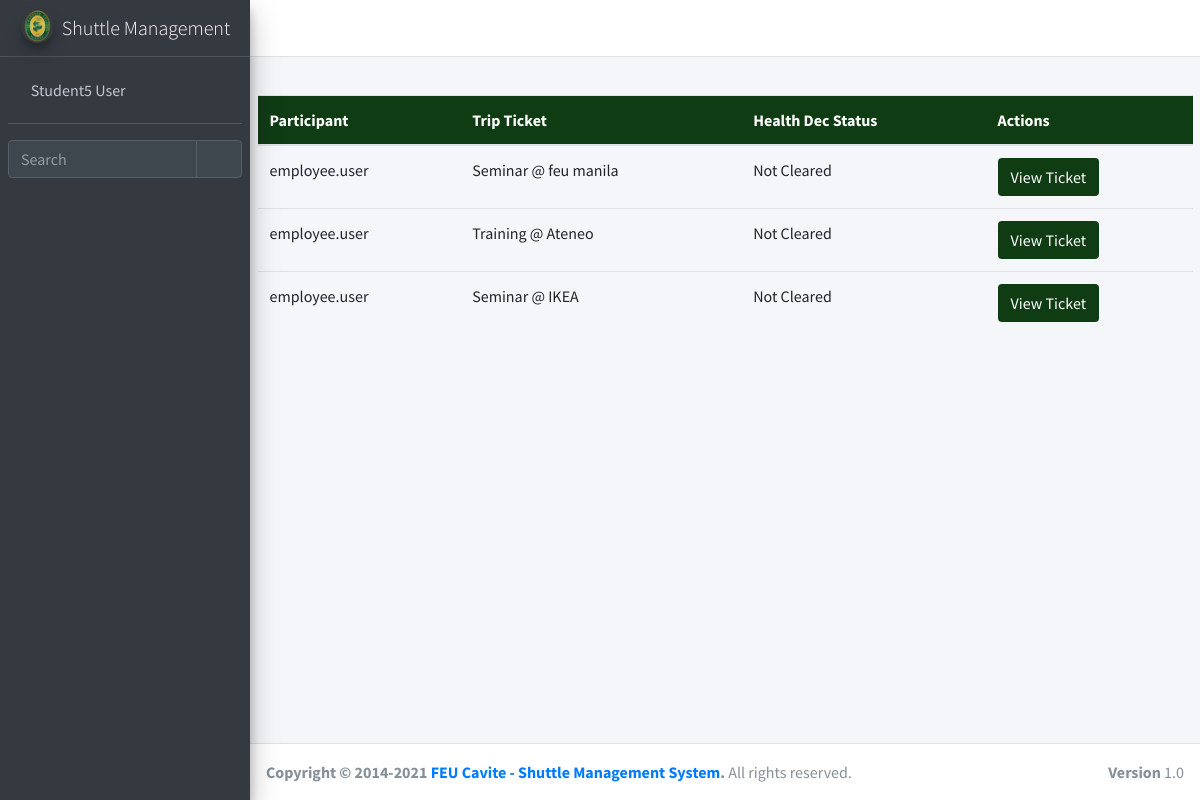
The app's page /ticket/hdf_list/ (signed in) with its own data.
### ticket/models.py (models this page shows, shortened)
class hdf(models.Model):
    q1 = models.ForeignKey(questions, max_length=255, blank=True, null = True, related_name="q1", on_delete=models.CASCADE)
    a1 = models.CharField(max_length=255, blank=True, null = True)
    q2 = models.ForeignKey(questions, max_length=255, blank=True, null = True, related_name="q2", on_delete=models.CASCADE)
    a2 = models.CharField(max_length=255, blank=True, null = True)
    q3 = models.ForeignKey(questions, max_length=255, blank=True, null = True, related_name="q3", on_delete=models.CASCADE)
    a3 = models.CharField(max_length=255, blank=True, null = True)
    user = models.ForeignKey(User, null=True, blank=True, on_delete=models.CASCADE)
    ticket = models.ForeignKey(Tickets, null=True, blank=True, on_delete=models.CASCADE)
    qr_code = models.ImageField(upload_to = 'uploads/', blank = True, null = True)

class Tickets(models.Model):
    ticket_id = models.AutoField(primary_key=True)
    start_date = models.DateField(blank=True, null = True)
    start_time = models.TimeField(blank=True, null = True)
    arrival_time = models.TimeField(blank=True, null = True)
    date_filed = models.DateTimeField(blank=True, null = True, auto_now_add=True)
    description = models.CharField(max_length=255, blank=True, null = True)
    destination = models.CharField(max_length=255, blank=True, null = True)
    driver = models.ForeignKey(shuttle_driver, null=True, blank=True, on_delete=models.CASCADE)
    email = models.CharField(max_length=255, blank=True, null = True)
    ticket_status = models.ForeignKey(Ticket_status, null=True, blank=True, on_delete=models.CASCADE)
    cancel_reason = models.CharField(max_length=255, blank=True, null = True)
    qr_code = models.ImageField(upload_to = 'uploads/', blank = True, null = True)
    user = models.ForeignKey(User, null=True, blank=True, on_delete=models.CASCADE)
    approved_by = models.CharField(max_length=255, blank=True, null = True)

### ticket/views.py (the view)
# urls.py: path('hdf_list/', login_required(views.hdf_list), name='hdf_list'),
def hdf_list(request):
	query = {
		'dec': hdf.objects.all().exclude(user = None),
	}
	return render(request, 'ticket/hdf_list.html', query)

### ticket/templates/ticket/hdf_list.html (shortened to what this page needs)
{% extends 'ticket/popupbase.html' %}
{% block content %}
{% load crispy_forms_tags %}
{% load static %}
<section>
    <div class="container">
        <table class="table">
          <thead class="thead-custom">
            <tr>
              <th scope="col">Participant</th>
              <th scope="col">Trip Ticket</th>
              <th scope="col">Health Dec Status</th>
              <th scope="col">Actions</th>
            </tr>
          </thead>
          <tbody>
            {% for items in dec %}
            <tr>
              <td>{{items.user}}</td>
              <td>{{items.ticket.description}}</td>
              <td>{% if items.a2 == "Not cleared" or items.a3 == "Not cleared" %}
              Not Cleared
              {% else %}
              Cleared
              {% endif %}
              </td>
              <td><a href="/ticket/view_ticket1/{{items.ticket_id}}" class="btn btn-success1">View Ticket</a></td>
            </tr>
            {% endfor %}
        </table>
    </div>
</section>
{% endblock content %}

### ticket/templates/ticket/popupbase.html (shortened to what this page needs)
{% load static %}
<!DOCTYPE html>
<html lang="en">
<head>
  <link rel="stylesheet" href="{% static 'basetemp/plugins/fontawesome-free/css/all.min.css' %}">
  <link rel="stylesheet" href="https://code.ionicframework.com/ionicons/2.0.1/css/ionicons.min.css">
  <link rel="stylesheet" href="{% static 'basetemp/plugins/tempusdominus-bootstrap-4/css/tempusdominus-bootstrap-4.min.css' %}">
  <link rel="stylesheet" href="{% static 'basetemp/plugins/icheck-bootstrap/icheck-bootstrap.min.css' %}">
  <link rel="stylesheet" href="{% static 'basetemp/plugins/jqvmap/jqvmap.min.css' %}">
  <link rel="stylesheet" href="{% static 'basetemp/dist/css/adminlte.min.css' %}">
  <link rel="stylesheet" href="{% static 'basetemp/plugins/overlayScrollbars/css/OverlayScrollbars.min.css' %}">
  <link rel="stylesheet" href="{% static 'basetemp/plugins/daterangepicker/daterangepicker.css' %}">
  <link rel="stylesheet" href="{% static 'basetemp/plugins/summernote/summernote-bs4.min.css' %}">
</head>
<body class="hold-transition sidebar-mini layout-fixed">
<div class="wrapper">
  <nav class="main-header navbar navbar-expand navbar-white navbar-light">
    <ul class="navbar-nav">
      <li class="nav-item">
        <a class="nav-link" data-widget="pushmenu" href="#" role="button"><i class="fas fa-bars"></i></a>
      </li>
      <li class="nav-item d-none d-sm-inline-block">
        <a href="#" class="nav-link"></a>
      </li>
    </ul>
    <ul class="navbar-nav ml-auto">
      <li class="nav-item">
        <a class="nav-link" data-widget="fullscreen" href="#" role="button">
          <i class="fas fa-expand-arrows-alt"></i>
        </a>
      </li>
    </ul>
  </nav>
  <aside class="main-sidebar sidebar-dark-primary elevation-4">
    <a href="/" class="brand-link">
      <img src="{% static 'shuttle/feulogo.png' %}" alt="AdminLTE Logo" class="brand-image img-circle elevation-3" style="opacity: .8">
      <span class="brand-text font-weight-light">Shuttle Management</span>
    </a>
    <div class="sidebar">
      <div class="user-panel mt-3 pb-3 mb-3 d-flex">
        <div class="image">
        </div>
        <div class="info">
          <a href="#" class="d-block">{{user.get_full_name}}</a>
        </div>
      </div>
      <div class="form-inline">
        <div class="input-group" data-widget="sidebar-search">
          <input class="form-control form-control-sidebar" type="search" placeholder="Search" aria-label="Search">
          <div class="input-group-append">
            <button class="btn btn-sidebar">
              <i class="fas fa-search fa-fw"></i>
            </button>
          </div>
        </div>
      </div>
    </div>
  </aside>
  <div class="content-wrapper">
    <div class="content-header">
    </div>
    {% block content %}
    {% endblock content %}
  </div>
  <footer class="main-footer">
    <strong>Copyright &copy; 2014-2021 <a href="#">FEU Cavite - Shuttle Management System</a>.</strong>
    All rights reserved.
    <div class="float-right d-none d-sm-inline-block">
      <b>Version</b> 1.0
    </div>
  </footer>
</div>
</body>
</html>

### ticket/templates/ticket/hdf_list.html (style rules this page uses)
.btn-success1, .btn-success1:hover, .thead-custom { background-color: #103C14; color: white; }

### records on screen
hdf: user "employee.user", ticket.description "Seminar @ feu manila", a2 "Not Cleared"
hdf: user "employee.user", ticket.description "Training @ Ateneo", a2 "Not Cleared"
hdf: user "employee.user", ticket.description "Seminar @ IKEA", a2 "Not Cleared"

### other values on screen
{{ user.get_full_name }} "Student5 User"
